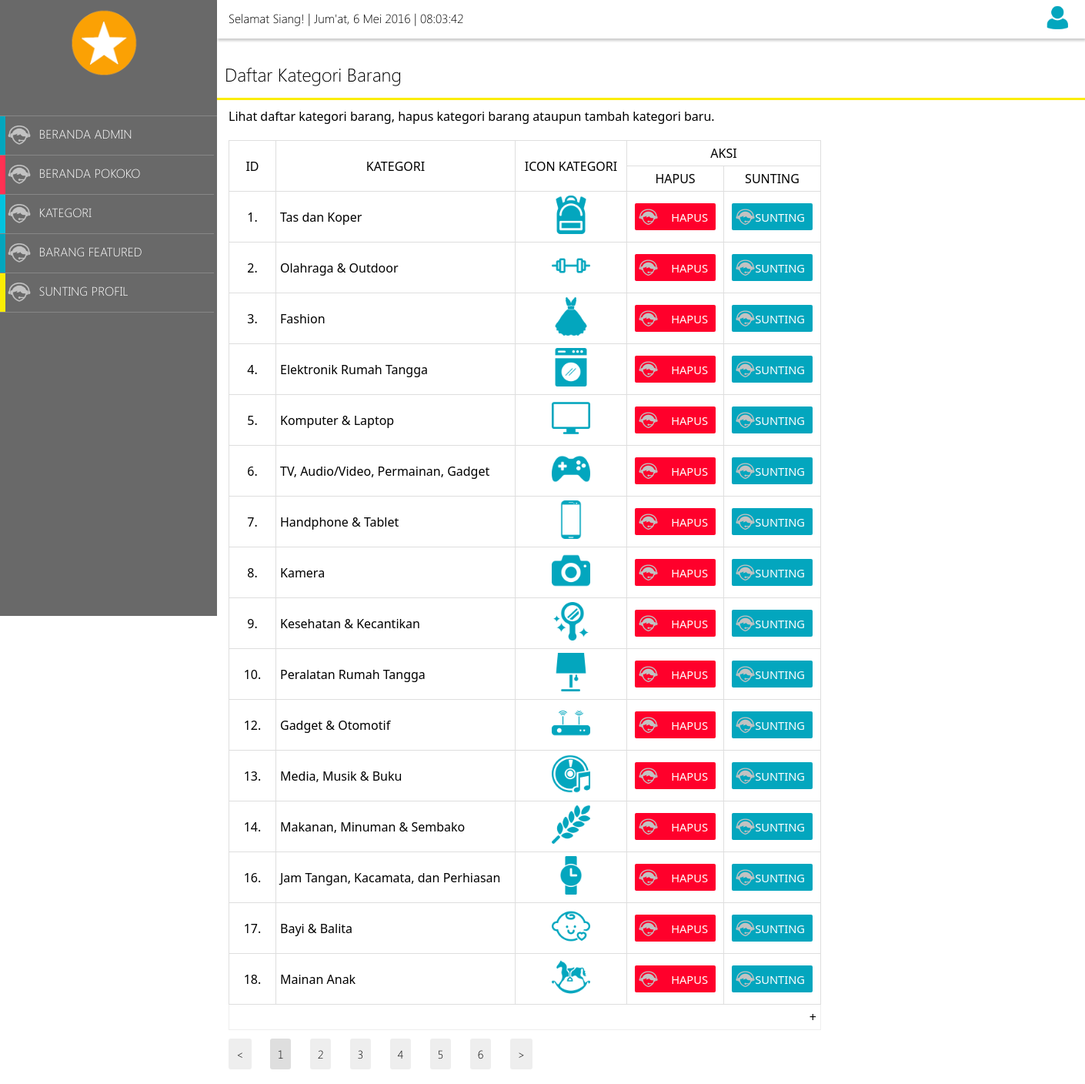
The page /_pages/_Login/_admin/kategori-admin.php on the database its author committed.
### tables this page shows
CREATE TABLE IF NOT EXISTS `category` (
  `id` int(10) NOT NULL AUTO_INCREMENT,
  `category` varchar(50) DEFAULT NULL,
  `image` varchar(100) DEFAULT NULL,
  PRIMARY KEY (`id`)
);

### _pages/_Login/_admin/kategori-admin.php (the view, shortened to what this page needs)
<!DOCTYPE html>
<html>
	<head>
		<link rel="stylesheet" type="text/css" href="../_plugin/_css/style_back_end.css">
	</head>
	<body onload="startTime()">
		<div class='c-main-wrapper'>
			<?php
				include "sidebar-admin.php"
			?>
			<div id='main-back-end'>
				<?php include "header-admin.php";?>
				<div id='child-main'>
					<p id='title-main-admin' class='c-bor-bot-3 c-bor-color-yellow'>Daftar Kategori Barang</p>
					<p id='desc-t-main-admin'>Lihat daftar kategori barang, hapus kategori barang ataupun tambah kategori baru.</p>
					<table border='1'  cellpadding='5'>
						<tr>
							<td rowspan='2' width='50px'>ID</td>
							<td rowspan='2' width='300px'>Kategori</td>
							<td rowspan='2'>Icon Kategori</td>
							<td colspan='2'>Aksi</td>
						</tr>
						<tr>
							<td width='115px'>Hapus</td>
							<td width='115px'>Sunting</td>
						</tr>
						<?php
							$que = mysql_query("SELECT * FROM category");
							while($data=mysql_fetch_array($que)){
								echo "
									<tr>
										<td>$data[id].</td>
										<td class='c-tt-n data-kategori' id=''><span class='c-f-left'>$data[category]</span></td>
										<td><img src='../_img/icon/category/$data[image]' style='height:50px;'></td>
										<td><a href='../_plugin/_config/proses.php?p=hapus-kategori&id-kat=$data[id]'><button class='delete-button' id='$data[id]'><p>Hapus</p></button></a></td>
										<td><a href='#sunting-kat?id=$data[id]'><button class='edit-button'><p>Sunting</p></button></a></td>
									</tr>
									<a href='#x' class='overlay' id='sunting-kat?id=$data[id]'></a>
									<div class='popup' style='width:300px;'>
										<p class='c-text-a-left c-p-all-10 c-tt-c c-back-dark-blue c-color-light c-font-15'>Sunting Kategori $data[category]</p>
										<div id='edit-kat-min'>
										<form method='post' enctype='multipart/form-data' action='../_plugin/_config/proses.php?p=edit-kat&id-kat=$data[id]'>
											<input type='text' name='sunting-kat' value='$data[category]'>
											<input type='file' name='add-img-brg'>
											<input type='submit' value='Sunting Data'>
										</form>
										</div>
									</div>
								";
							}
						?>
						<tr id='tambah' class='border-0' style='border:0px;'>
							<td colspan='5' style='text-align:right' href="#collapse1" class="nav-toggle" style='border:0px;'>+</td>
						</tr>
					</table>
					<div id='page-12'>
						<a href=""><</a>
						<a href="" class='activate'>1</a>
						<a href="">2</a>
						<a href="">3</a>
						<a href="">4</a>
						<a href="">5</a>
						<a href="">6</a>
						<a href="">></a>
					</div>
				</div>
			</div>
		</div>
	</body>
</html>

### rows shown on the page
category: id "1", category "Tas dan Koper", image (picture)
category: id "2", category "Olahraga & Outdoor", image (picture)
category: id "3", category "Fashion", image (picture)
category: id "4", category "Elektronik Rumah Tangga", image (picture)
category: id "5", category "Komputer & Laptop", image (picture)
category: id "6", category "TV, Audio/Video, Permainan, Gadget", image (picture)
category: id "7", category "Handphone & Tablet", image (picture)
category: id "8", category "Kamera", image (picture)
category: id "9", category "Kesehatan & Kecantikan", image (picture)
category: id "10", category "Peralatan Rumah Tangga", image (picture)
category: id "12", category "Gadget & Otomotif", image (picture)
category: id "13", category "Media, Musik & Buku", image (picture)
category: id "14", category "Makanan, Minuman & Sembako", image (picture)
category: id "16", category "Jam Tangan, Kacamata, dan Perhiasan", image (picture)
category: id "17", category "Bayi & Balita", image (picture)
category: id "18", category "Mainan Anak", image (picture)

### other values the page prints
tanggal() "Selamat Siang!"
